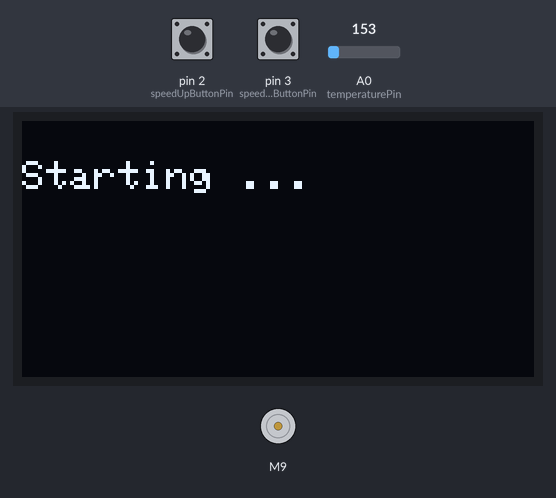
This sketch was run on a simulated Arduino Uno, built with avr-gcc and run on an emulated ATmega328P. Shown: 128×64 one-colour display, DC motor (green arrow = forward, orange = backward, longer = faster). The test bench sets the inputs (shaded band); at power-on: pin 2 (speedUpButtonPin) HIGH, pin 3 (speedDownButtonPin) HIGH, A0 (temperaturePin) = 153.

Above: at 2.1 s.
At 4.09 s:
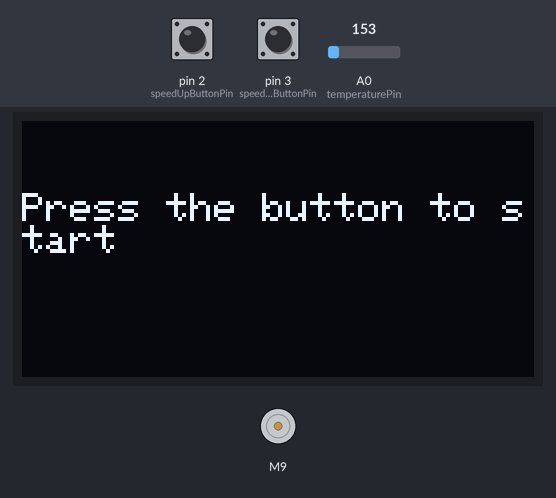
5.3 s: pin 2 (speedUpButtonPin) pulled LOW for 0.15 s
At 6.6 s:
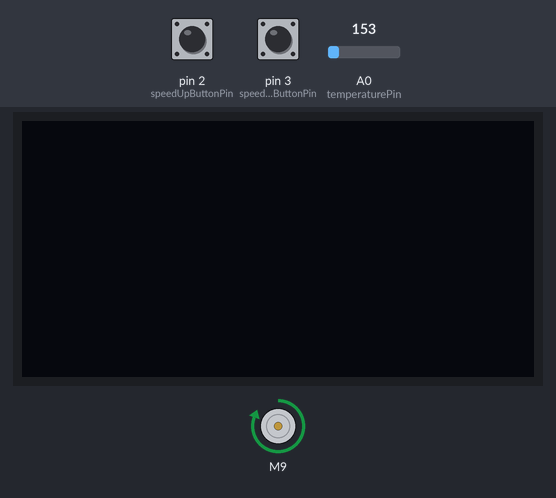
Timing chart, 0 to 8.3 s (numbered marks = the images above; inputs shaded):
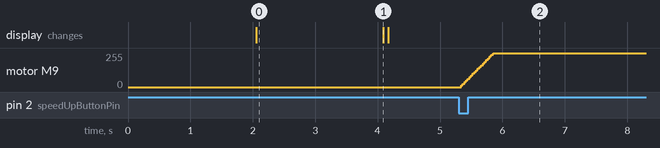

The sketch:

MotorControlInterruptNoStructs.ino
```cpp
#include <Wire.h>
#include <L293D.h>
#include <Adafruit_GFX.h>
#include <Adafruit_SSD1306.h>

int temperaturePin = A0;
int temperature = 0;

// Motor library
// https://github.com/bjoernboeckle/L293D
// Motor tutorial
// https://lastminuteengineers.com/l293d-dc-motor-arduino-tutorial/

// TODO: What pins go where?
int motorEnableAPin = 4;
int motorEnableBPin = 4;
int motorIn1Pin = 4;
int motorIn2Pin = 4;
int motorIn3Pin = 4;
int motorIn4Pin = 4;
L293D motor(9, 8, 7);

int minMotorSpeed = 0;
int maxMotorSpeed = 255;

unsigned long oledTimerStartTime;
int oledState = 0;

unsigned long motorSpeedRampTimerStartTime;
int speedInputSteps = 50;
int motorSpeedRampStep = 5;
int motorSpeedRampDelay = 20;
int motorSpeedHoldTime = 1000;
int targetMotorSpeed = 0;
int currentMotorSpeed = 0;

volatile bool speedUpButtonFlankPressed = false;
volatile bool speedDownButtonFlankPressed = false;
int speedUpButtonPin = 2;
int speedDownButtonPin = 3;

// true for pulldown, false for pullup
bool speedUpButtonPulldown = true;
bool speedDownButtonPulldown = true;

bool speedUpButtonState = false;
bool speedDownButtonState = false;
unsigned long motorSpeedButtonsTimerStartTime;

/////////////////////////////////////////////////////////////////////
//////////////////// OLED Setup from tutorial ///////////////////////
/////////////////////////////////////////////////////////////////////
// https://arduinogetstarted.com/tutorials/arduino-oled

#define SCREEN_WIDTH 128 // OLED display width,  in pixels
#define SCREEN_HEIGHT 64 // OLED display height, in pixels

// declare an SSD1306 display object connected to I2C
Adafruit_SSD1306 oled(SCREEN_WIDTH, SCREEN_HEIGHT, &Wire, -1);

void setupOled()
{
    // initialize OLED display with address 0x3C for 128x64
    if (!oled.begin(SSD1306_SWITCHCAPVCC, 0x3C))
    {
        Serial.println(F("SSD1306 allocation failed"));
        while (true)
            ;
    }

    delay(2000);         // wait for initializing
    oled.clearDisplay(); // clear display

    oled.setTextSize(1);          // text size
    oled.setTextColor(WHITE);     // text color
    oled.setCursor(0, 10);        // position to display
    oled.println("Starting ..."); // text to display
    oled.display();               // show on OLED
    delay(2000);
}

void updateOledScreen()
{
    if (currentMotorSpeed == 0 && targetMotorSpeed == 0)
    {
        oled.clearDisplay();
        oled.println("Press the button to start");
        oled.display();
    }

    if (currentMotorSpeed > 0 && targetMotorSpeed == 0)
    {
        oled.clearDisplay();
        oled.println("Stopping ...");
        oled.display();
    }

    if (targetMotorSpeed != 0)
    {
        switch (oledState)
        {
        case 0:
            oledTimerStartTime = millis();
            oledState += 1;
        case 1:
            oled.clearDisplay();
            oled.println("Speed");
            oled.print(currentMotorSpeed);
            oled.print(" / ");
            oled.println(targetMotorSpeed);
            oled.display();

            if ((millis() - oledTimerStartTime) >= 2000)
            {
                oledTimerStartTime = millis();
                oledState += 1;
            }
            break;
        case 2:
            oled.clearDisplay();
            oled.println("Temp");
            oled.print(temperature);
            oled.println(" *C");
            oled.display();

            if ((millis() - oledTimerStartTime) >= 2000)
            {
                oledTimerStartTime = millis();
                oledState += 1;
            }
            break;
        default:
            // Go back to start if other states are reached
            oledState = 0;
            break;
        }
    }
}

void setTargetMotorSpeed(int speed)
{
    targetMotorSpeed = constrain(speed, minMotorSpeed, maxMotorSpeed);
}

void setCurrentMotorSpeed(int speed)
{
    currentMotorSpeed = constrain(speed, minMotorSpeed, maxMotorSpeed);
}

void updateMotorSpeedControls()
{
    // When holding down buttons the speed will slowly increase in intervals of x milliseconds
    if ((millis() - motorSpeedButtonsTimerStartTime) >= motorSpeedHoldTime)
    {
        if (speedUpButtonState)
        {
            setTargetMotorSpeed(targetMotorSpeed + speedInputSteps);
            motorSpeedButtonsTimerStartTime = millis();
        }

        if (speedDownButtonState)
        {
            setTargetMotorSpeed(targetMotorSpeed - speedInputSteps);
            motorSpeedButtonsTimerStartTime = millis();
        }
    }
}

void updateCurrentMotorSpeed()
{
    if ((millis() - motorSpeedRampTimerStartTime) >= motorSpeedRampDelay)
    {
        if (currentMotorSpeed < targetMotorSpeed)
        {
            setCurrentMotorSpeed(currentMotorSpeed + motorSpeedRampStep);
        }
        else if (currentMotorSpeed > targetMotorSpeed)
        {
            setCurrentMotorSpeed(currentMotorSpeed - motorSpeedRampStep);
        }

        motorSpeedRampTimerStartTime = millis();
    }
}

// Formula from this tutorial
// https://www.makerguides.com/tmp36-arduino-tutorial/
void updateTemperature()
{
    // TODO: Temperature math
    temperature = (analogRead(temperaturePin) - 500) / 10;
}

void applyCurrentMotorSpeed()
{
    // If an emergency stop is required, it should set the motor speed to 0 in this function.
    motor.SetMotorSpeed(currentMotorSpeed);
}

// These variables can only be used in this function
void updateFlankDetection()
{
    if (speedUpButtonFlankPressed)
    {
        setTargetMotorSpeed(targetMotorSpeed + speedInputSteps);
        motorSpeedButtonsTimerStartTime = millis();
        speedDownButtonFlankPressed = false;
    }

    if (speedDownButtonFlankPressed)
    {
        setTargetMotorSpeed(targetMotorSpeed - speedInputSteps);
        motorSpeedButtonsTimerStartTime = millis();
        speedDownButtonFlankPressed = false;
    }
}

void onSpeedUpButtonPressed()
{
    speedUpButtonFlankPressed = true;
}

void onSpeedDownButtonPressed()
{
    speedDownButtonFlankPressed = true;
}

void updateButtons()
{
    if (speedUpButtonPulldown)
        speedUpButtonState = digitalRead(speedUpButtonPin);
    else
        speedUpButtonState = !digitalRead(speedUpButtonPin);

    if (speedDownButtonPulldown)
        speedDownButtonState = digitalRead(speedDownButtonPin);
    else
        speedDownButtonState = !digitalRead(speedDownButtonPin);
}

void setup()
{
    Serial.begin(9600);

    pinMode(speedUpButtonPin, INPUT);
    pinMode(speedDownButtonPin, INPUT);

    if (speedUpButtonPulldown)
    {
        attachInterrupt(digitalPinToInterrupt(speedUpButtonPin), onSpeedUpButtonPressed, FALLING);
    }
    else
    {
        attachInterrupt(digitalPinToInterrupt(speedUpButtonPin), onSpeedUpButtonPressed, RISING);
    }

    if (speedDownButtonPulldown)
    {
        attachInterrupt(digitalPinToInterrupt(speedDownButtonPin), onSpeedDownButtonPressed, FALLING);
    }
    else
    {
        attachInterrupt(digitalPinToInterrupt(speedDownButtonPin), onSpeedDownButtonPressed, RISING);
    }

    setupOled();

    motor.begin();
}

void loop()
{
    updateFlankDetection();

    updateButtons();

    updateTemperature();
    updateOledScreen();
    updateMotorSpeedControls();
    updateCurrentMotorSpeed();
    applyCurrentMotorSpeed();
}
```

Measured:
- after the input at 5.3 s, motor M9: moves from stopped to forward 255/255 over 0.51 s, starting at once
- what the display in image 0 shows lasts 2.0 s, from 2.1 s to 4.1 s
